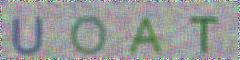

Reproduce this figure in Python.
#!/usr/bin/env python3
# -*- coding: utf-8 -*-
from PIL import Image, ImageFont, ImageDraw, ImageFilter
import random


def rndChar():
    return chr(random.randint(65, 90))


def rndColor1():
    return (random.randint(64, 255), random.randint(64, 255), random.randint(64, 255))


def rndColor2():
    return (random.randint(32, 127), random.randint(32, 127), random.randint(32, 127))

width, height = 60 * 4, 60
image = Image.new('RGB', (width, height), (255, 255, 255))
font = ImageFont.truetype('C:/Windows/Fonts/Arial.ttf', 48)
darw = ImageDraw.Draw(image)
for x in range(width):
    for y in range(height):
        darw.point((x, y), fill=rndColor1())
for t in range(4):
    darw.text((60 * t + 10, 10), rndChar(), font=font, fill=rndColor2())
image = image.filter(ImageFilter.BLUR)
image.save('VerficationCode.jpg', 'jpeg')
